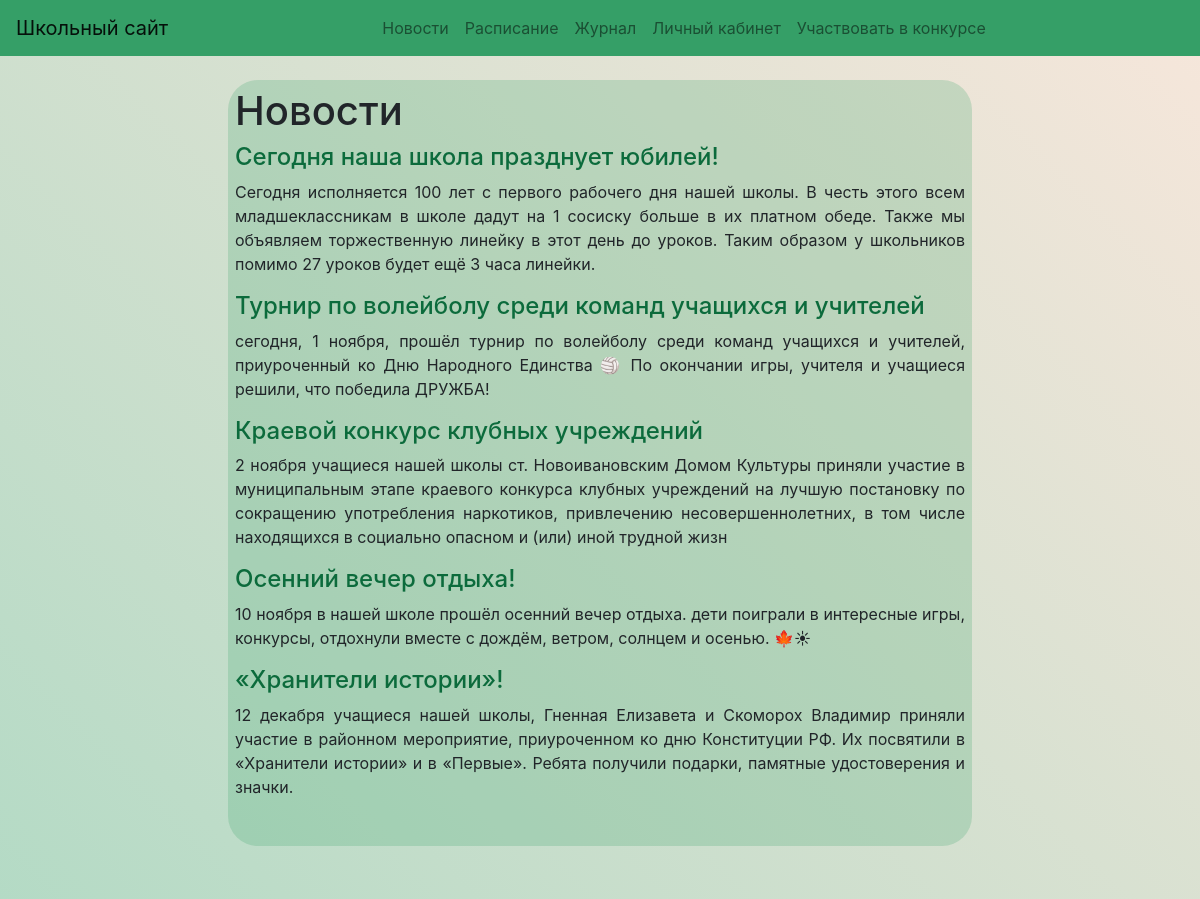
The page / on the database its author committed.
### mainpage/models.py (models this page shows, shortened)
class Article(models.Model):
    title = models.CharField(max_length=200)
    text = models.TextField()
    user = models.ForeignKey(User, on_delete=models.CASCADE)
    def get_short_text(self):
        if len(self.text) > 300:
            return self.text[:300]
        else:
            return self.text

### mainpage/views.py (the view)
# urls.py: path('', views.news, name='news'),
def news(request):
    article = Article.objects.all()
    context = {
        'articles': article
    }
    return render(request, 'news.html', context)

### mainpage/templates/news.html (shortened to what this page needs)
{% extends 'index.html' %}
{% block content %}
<div id = "new" class="container">
    <h1>Новости</h1>
    {% for article in articles %}
        <div class="article">
            <h4><a style="color:#0c6b3c;" href="{% url 'article' article.id %}">{{ article.title }}</a></h4>
            <p>{{ article.get_short_text }}</p>
        </div>
            <html>
<body>
    {% endfor %}
</div>
{% endblock %}

### mainpage/templates/index.html (shortened to what this page needs)
<!DOCTYPE html>
<html lang="en">
<head>
    <link rel="stylesheet" href="https://stackpath.bootstrapcdn.com/bootstrap/4.5.2/css/bootstrap.min.css">
</head>
<body>
    <nav class="navbar navbar-expand-lg navbar-light bg-light">
        <a class="navbar-brand" href="/">Школьный сайт</a>
        <div class="navbar-collapse collapse" id="navbarSupportedContent">
            <ul class="navbar-nav mx-auto">
                <li class="nav-item">
                    <a class="nav-link" href="/">Новости</a>
                </li>
                <li class="nav-item">
                    <a class="nav-link" href="/schedule">Расписание</a>
                </li>
                <li class="nav-item">
                    <a class="nav-link" href="/journal">Журнал</a>
                </li>
                <li class="nav-item">
                    <a class="nav-link" href="/lk/login">Личный кабинет</a>
                </li>
                <li class="nav-item">
                    <a class="nav-link" href="/form-ivent">Участвовать в конкурсе</a>
                </li>
            </ul>
        </div>
    </nav>
    <div class="container mt-4">
        {% block content %}
        {% endblock %}
    </div>
</body>
</html>

### mainpage/templates/index.html (style rules this page uses)
.navbar { background-color: rgb(53, 159, 103) !important; }
.nav-link { padding: 20 px 20px; }

### mainpage/templates/news.html (style rules this page uses)
.container { width: 80%; margin: 0 auto; text-align: justify; }
.container::after { content: ''; display: inline-block; width: 100%; }
#new { background: rgba(53, 159, 103, 0.22); padding: 7px; border-radius: 30px; margin-bottom: 2px; }
body { height: 1000px; background: linear-gradient(45deg, rgba(53, 159, 103, 0.39), rgba(243, 219, 202, 0.68)); }

### rows shown on the page
Article: title "Сегодня наша школа празднует юбилей!", get_short_text "Сегодня исполняется 100 лет с первого рабочего дня нашей школы. В честь этого всем младшеклассникам в школе дадут на 1 сосиску больше в их платном обеде. Также мы объявляем торжественную линейку в этот день до уроков. Таким образом у школьников помимо 27 уроков будет ещё 3 часа линейки."
Article: title "Турнир по волейболу среди команд учащихся и учителей", get_short_text "сегодня, 1 ноября, прошёл турнир по волейболу среди команд учащихся и учителей, приуроченный ко Дню Народного Единства 🏐 По окончании игры, учителя и учащиеся решили, что победила ДРУЖБА!"
Article: title "Краевой конкурс клубных учреждений", get_short_text "2 ноября учащиеся нашей школы ст. Новоивановским Домом Культуры приняли участие в муниципальным этапе краевого конкурса клубных учреждений на лучшую постановку по сокращению употребления наркотиков, привлечению несовершеннолетних, в том числе находящихся в социально опасном и (или) иной трудной жизн"
Article: title "Осенний вечер отдыха!", get_short_text "10 ноября в нашей школе прошёл осенний вечер отдыха. дети поиграли в интересные игры, конкурсы, отдохнули вместе с дождём, ветром, солнцем и осенью. 🍁☀"
Article: title "«Хранители истории»!", get_short_text "12 декабря учащиеся нашей школы, Гненная Елизавета и Скоморох Владимир приняли участие в районном мероприятие, приуроченном ко дню Конституции РФ. Их посвятили в «Хранители истории» и в «Первые». Ребята получили подарки, памятные удостоверения и значки."
